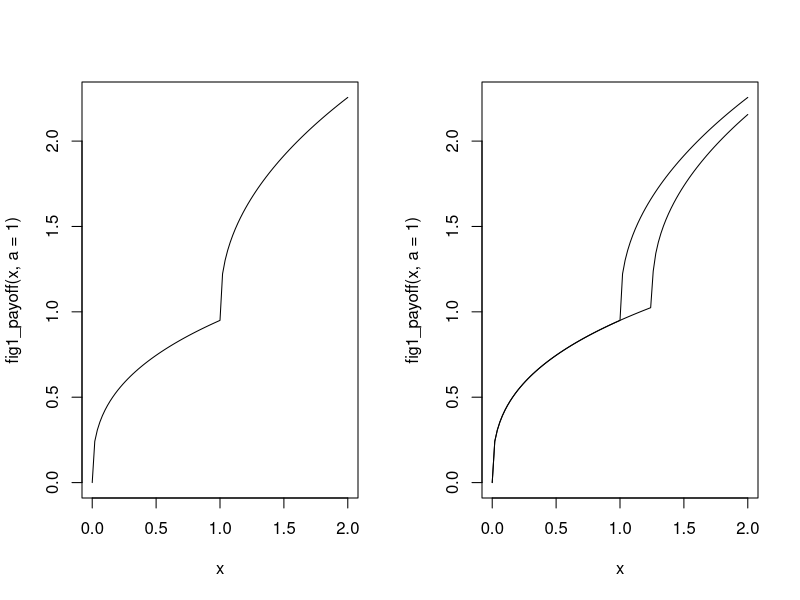
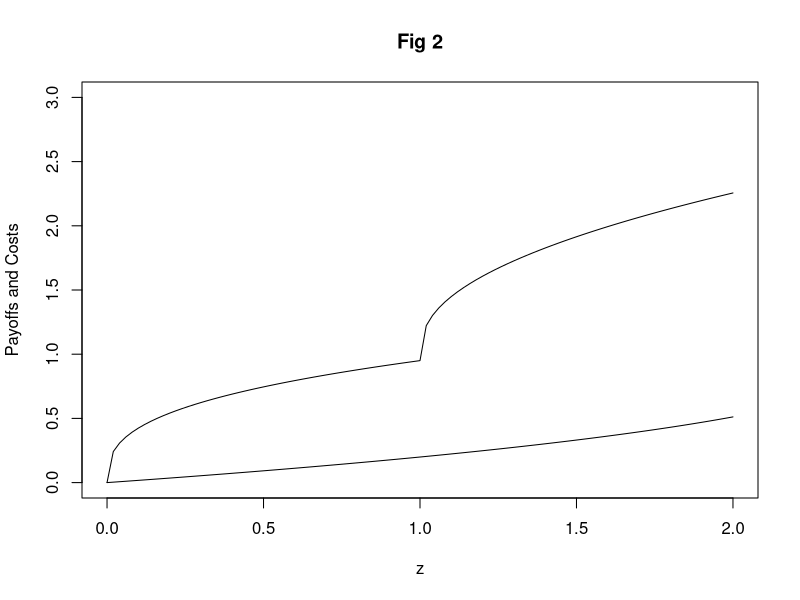
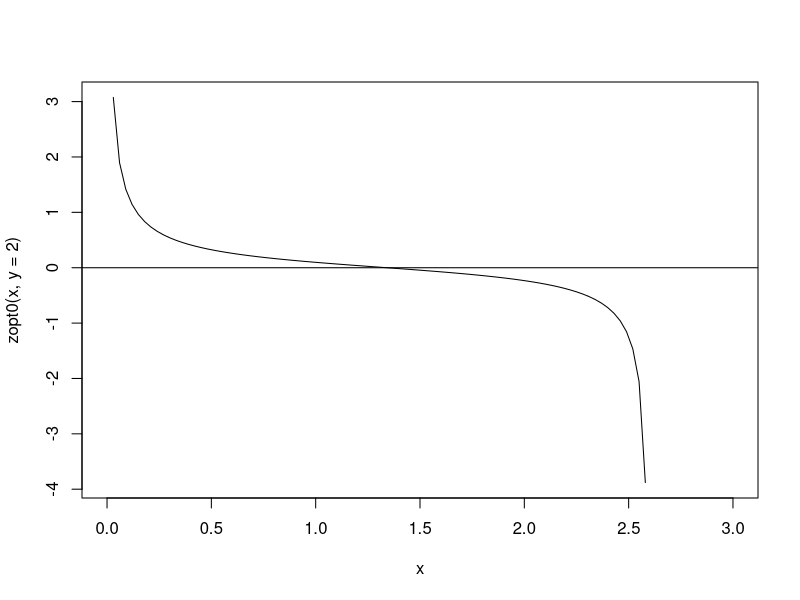
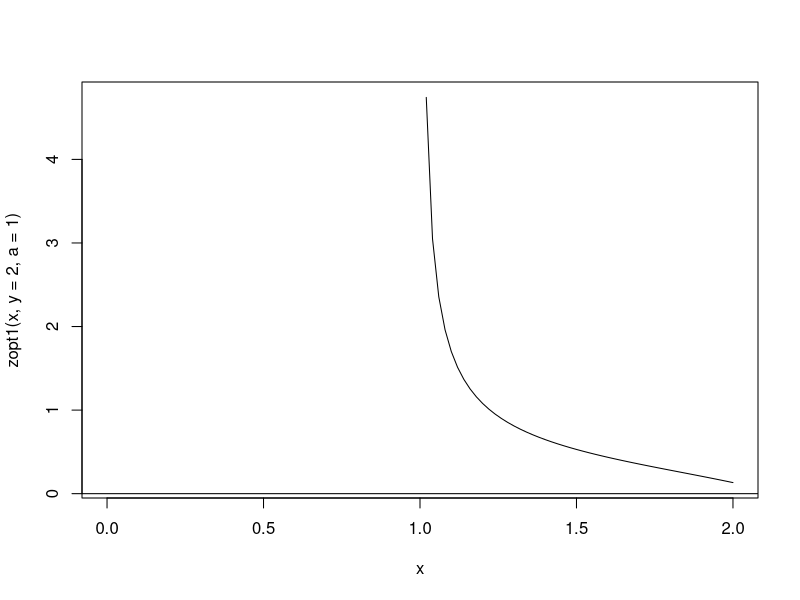
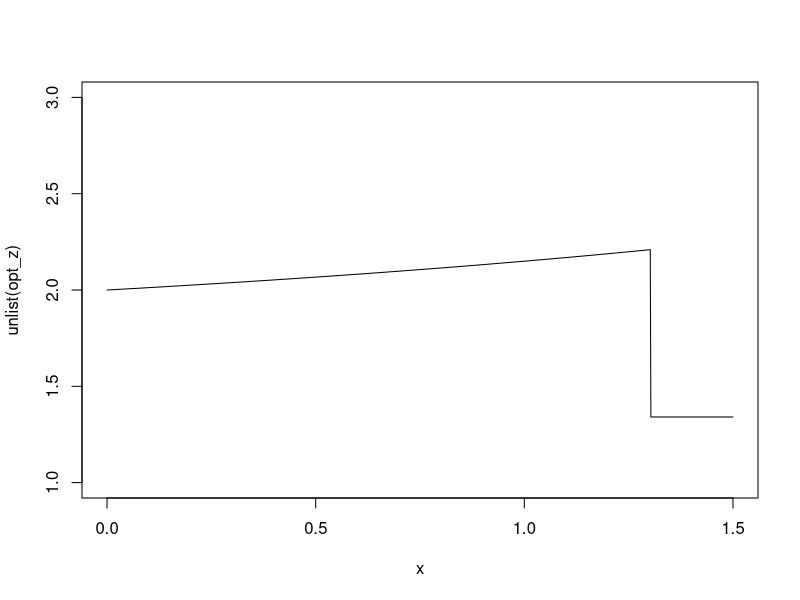
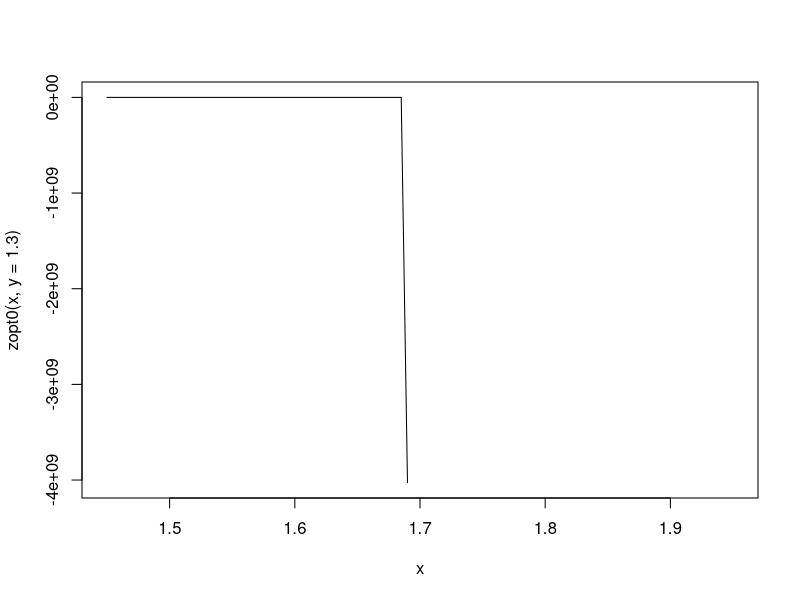

R code for these plots, in order: (Note: this script raises an error after producing the figures.)

# Setup -------------------------------------------------------------------

library(purrr) # for map fxns

# Figure 1: Aspirations and Payoffs ---------------------------------------

# Parameters
sig <- 0.65
del <- 0.95
pi <- 1.1

# Payoff functions
util <- function(c) {c ^ (1 - sig)}
w0 <- function(z) {del * z ^ (1 - sig)}
w1 <- function(e) {del * pi * e ^ (1 - sig)}
fig1_payoff <- function(z, a) {
  w0(z) + w1(max(c(z - a, 0)))
}
fig1_payoff <- Vectorize(fig1_payoff, vectorize.args = "z")

layout(matrix(1:2, nrow=1))
curve(fig1_payoff(x, a = 1), from = 0, to = 2)
curve(fig1_payoff(x, a = 1), from = 0, to = 2)
curve(fig1_payoff(x, a = 1.25), from = 0, to = 2, add = T)

# Figure 2: Costs and Benefits --------------------------------------------

rho <- 1.3
prod <- function(z) rho * z
finv <- function(z) z / rho # called 'k' in the paper
fig2_cost <- function(y, z){
  util(y) - util(y - finv(z))
}
fig2_cost <- Vectorize(fig2_cost, vectorize.args = "z")
layout(matrix(1:1))
curve(fig2_cost(y = 2, x), from = 0, to = 2, ylim = c(0, 3), xlab = "z",
      ylab = "Payoffs and Costs", main = "Fig 2")
curve(fig1_payoff(x, a = 1), from = 0, to = 2, add = T)


# Fig 3: Wealth and Aspirations -------------------------------------------

# Total utility function
total_payoff <- function(c, z, a) {
  return(
    util(c) + w0(z) + w1(max(c(z - a, 0)))
  )
}
total_payoff <- Vectorize(total_payoff)

# Derivatives
util_p <- function(c) {(1 - sig) * c ^ -sig}
w0_p <- function(z) {del * (1 - sig) * z ^ -sig}
w1_p <- function(e) {del * pi * (1 - sig) * e ^ -sig}

zopt0 <- function(z, y) { # z < a
  w0_p(z) - (util_p(y - finv(z)) / rho)
}

zopt1 <- function(z, y, a) { # z > a
  w0_p(z) + w1_p(z - a) - (util_p(y - finv(z)) / rho)
}

# Checking for roots
curve(zopt0(x, y = 2), 0, 3)
abline(h = 0)
curve(zopt1(x, y = 2, a = 1), 0, 2)
abline(h = 0) # both have a unique soln. 

find_z <- function(y, a, interv = c(1.5, 1.6)) { 
  # Find the roots
  z0 = uniroot(zopt0, interval = interv, y = y, extendInt = "yes")$root
  z1 = uniroot(zopt1, interval = interv, y = y, a = a, extendInt = "yes")$root
  
  # Which is better?
  u0 = util(y - finv(z0)) + w0(z0)
  u1 = util(y - finv(z1)) + w0(z0) + w1(max(c(z0 - a, 0)))
  
  if (u0 > u1) {
    return(z0)
  } else {
    return(z1)
  }
}

x <- seq(0, 1.5, length.out = 1000)
opt_z <- lapply(x, function(x) find_z(y = 2, a = x))
plot(x, unlist(opt_z), ylim = c(1, 3), type = "l")

# Figure 4: Growth and Aspirations (DOES NOT WORK) -----------------------

# Want: g as function of y
# Need: socially-invariant aspirations function

yvals <- seq(1.2, 2.2, by = 0.01) # uniform dist
avg_inc <- mean(yvals)
a_y <- 0.5 * (yvals + avg_inc)

# Choosing growth rate g
choose_g <- function(y, a) {
  z_opt = find_z(y, a)
  g_opt = z_opt / y
}

curve(zopt0(x, y = 1.3), min(a_y), max(a_y))

opt_g <- map2_dbl(yvals, a_y, choose_g)


